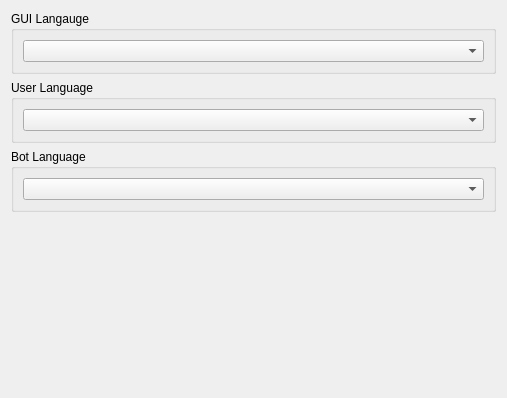
<?xml version="1.0" encoding="UTF-8"?>
<ui version="4.0">
 <class>language_settings_widget</class>
 <widget class="QWidget" name="language_settings_widget">
  <property name="geometry">
   <rect>
    <x>0</x>
    <y>0</y>
    <width>507</width>
    <height>398</height>
   </rect>
  </property>
  <property name="windowTitle">
   <string>Form</string>
  </property>
  <layout class="QGridLayout" name="gridLayout">
   <item row="3" column="0">
    <spacer name="verticalSpacer">
     <property name="orientation">
      <enum>Qt::Orientation::Vertical</enum>
     </property>
     <property name="sizeHint" stdset="0">
      <size>
       <width>20</width>
       <height>40</height>
      </size>
     </property>
    </spacer>
   </item>
   <item row="0" column="0">
    <widget class="QGroupBox" name="groupBox">
     <property name="title">
      <string>GUI Langauge</string>
     </property>
     <layout class="QGridLayout" name="gridLayout_2">
      <item row="0" column="0">
       <widget class="QComboBox" name="gui_language"/>
      </item>
     </layout>
    </widget>
   </item>
   <item row="1" column="0">
    <widget class="QGroupBox" name="groupBox_2">
     <property name="title">
      <string>User Language</string>
     </property>
     <layout class="QGridLayout" name="gridLayout_4">
      <item row="0" column="0">
       <widget class="QComboBox" name="user_language"/>
      </item>
     </layout>
    </widget>
   </item>
   <item row="2" column="0">
    <widget class="QGroupBox" name="groupBox_3">
     <property name="title">
      <string>Bot Language</string>
     </property>
     <layout class="QGridLayout" name="gridLayout_3">
      <item row="0" column="0">
       <widget class="QComboBox" name="bot_language"/>
      </item>
     </layout>
    </widget>
   </item>
  </layout>
 </widget>
 <resources/>
 <connections/>
</ui>
